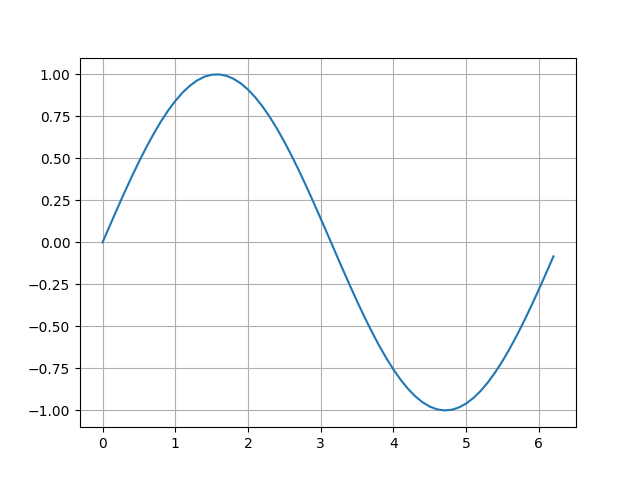

The script that drew this image:
import matplotlib.pyplot as plt
import math, numpy

x_ax = []
y_ax = []

for x in numpy.arange(0, 2 * math.pi, 0.1):
    x_ax .append(x)
    y_ax.append(math.sin(x))

(fig, ax) = plt.subplots()
ax.grid(True)
ax.plot(x_ax, y_ax, label='sin')
plt.show()
